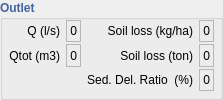
                  <widget class="QGroupBox" name="outletgroup">
                   <property name="palette">
                    <palette>
                     <active>
                      <colorrole role="WindowText">
                       <brush brushstyle="SolidPattern">
                        <color alpha="255">
                         <red>67</red>
                         <green>100</green>
                         <blue>160</blue>
                        </color>
                       </brush>
                      </colorrole>
                     </active>
                     <inactive>
                      <colorrole role="WindowText">
                       <brush brushstyle="SolidPattern">
                        <color alpha="255">
                         <red>67</red>
                         <green>100</green>
                         <blue>160</blue>
                        </color>
                       </brush>
                      </colorrole>
                     </inactive>
                     <disabled>
                      <colorrole role="WindowText">
                       <brush brushstyle="SolidPattern">
                        <color alpha="255">
                         <red>122</red>
                         <green>122</green>
                         <blue>122</blue>
                        </color>
                       </brush>
                      </colorrole>
                     </disabled>
                    </palette>
                   </property>
                   <property name="font">
                    <font>
                     <weight>75</weight>
                     <bold>true</bold>
                    </font>
                   </property>
                   <property name="title">
                    <string>Outlet</string>
                   </property>
                   <layout class="QGridLayout" name="gridLayout_14">
                    <property name="leftMargin">
                     <number>6</number>
                    </property>
                    <property name="topMargin">
                     <number>0</number>
                    </property>
                    <property name="rightMargin">
                     <number>6</number>
                    </property>
                    <property name="bottomMargin">
                     <number>6</number>
                    </property>
                    <property name="verticalSpacing">
                     <number>2</number>
                    </property>
                    <item row="0" column="0">
                     <widget class="QLabel" name="label_54">
                      <property name="palette">
                       <palette>
                        <active>
                         <colorrole role="WindowText">
                          <brush brushstyle="SolidPattern">
                           <color alpha="255">
                            <red>0</red>
                            <green>0</green>
                            <blue>0</blue>
                           </color>
                          </brush>
                         </colorrole>
                        </active>
                        <inactive>
                         <colorrole role="WindowText">
                          <brush brushstyle="SolidPattern">
                           <color alpha="255">
                            <red>0</red>
                            <green>0</green>
                            <blue>0</blue>
                           </color>
                          </brush>
                         </colorrole>
                        </inactive>
                        <disabled>
                         <colorrole role="WindowText">
                          <brush brushstyle="SolidPattern">
                           <color alpha="255">
                            <red>122</red>
                            <green>122</green>
                            <blue>122</blue>
                           </color>
                          </brush>
                         </colorrole>
                        </disabled>
                       </palette>
                      </property>
                      <property name="font">
                       <font>
                        <weight>50</weight>
                        <bold>false</bold>
                       </font>
                      </property>
                      <property name="text">
                       <string>Q (l/s)</string>
                      </property>
                      <property name="alignment">
                       <set>Qt::AlignRight|Qt::AlignTrailing|Qt::AlignVCenter</set>
                      </property>
                     </widget>
                    </item>
                    <item row="0" column="1">
                     <widget class="QLabel" name="label_discharge">
                      <property name="palette">
                       <palette>
                        <active>
                         <colorrole role="WindowText">
                          <brush brushstyle="SolidPattern">
                           <color alpha="255">
                            <red>0</red>
                            <green>0</green>
                            <blue>0</blue>
                           </color>
                          </brush>
                         </colorrole>
                        </active>
                        <inactive>
                         <colorrole role="WindowText">
                          <brush brushstyle="SolidPattern">
                           <color alpha="255">
                            <red>0</red>
                            <green>0</green>
                            <blue>0</blue>
                           </color>
                          </brush>
                         </colorrole>
                        </inactive>
                        <disabled>
                         <colorrole role="WindowText">
                          <brush brushstyle="SolidPattern">
                           <color alpha="255">
                            <red>122</red>
                            <green>122</green>
                            <blue>122</blue>
                           </color>
                          </brush>
                         </colorrole>
                        </disabled>
                       </palette>
                      </property>
                      <property name="font">
                       <font>
                        <weight>50</weight>
                        <bold>false</bold>
                       </font>
                      </property>
                      <property name="frameShape">
                       <enum>QFrame::StyledPanel</enum>
                      </property>
                      <property name="frameShadow">
                       <enum>QFrame::Plain</enum>
                      </property>
                      <property name="lineWidth">
                       <number>1</number>
                      </property>
                      <property name="text">
                       <string>0</string>
                      </property>
                      <property name="alignment">
                       <set>Qt::AlignRight|Qt::AlignTrailing|Qt::AlignVCenter</set>
                      </property>
                     </widget>
                    </item>
                    <item row="0" column="4">
                     <widget class="QLabel" name="label_soillosskgha">
                      <property name="palette">
                       <palette>
                        <active>
                         <colorrole role="WindowText">
                          <brush brushstyle="SolidPattern">
                           <color alpha="255">
                            <red>0</red>
                            <green>0</green>
                            <blue>0</blue>
                           </color>
                          </brush>
                         </colorrole>
                        </active>
                        <inactive>
                         <colorrole role="WindowText">
                          <brush brushstyle="SolidPattern">
                           <color alpha="255">
                            <red>0</red>
                            <green>0</green>
                            <blue>0</blue>
                           </color>
                          </brush>
                         </colorrole>
                        </inactive>
                        <disabled>
                         <colorrole role="WindowText">
                          <brush brushstyle="SolidPattern">
                           <color alpha="255">
                            <red>122</red>
                            <green>122</green>
                            <blue>122</blue>
                           </color>
                          </brush>
                         </colorrole>
                        </disabled>
                       </palette>
                      </property>
                      <property name="font">
                       <font>
                        <weight>50</weight>
                        <bold>false</bold>
                       </font>
                      </property>
                      <property name="frameShape">
                       <enum>QFrame::StyledPanel</enum>
                      </property>
                      <property name="frameShadow">
                       <enum>QFrame::Plain</enum>
                      </property>
                      <property name="lineWidth">
                       <number>1</number>
                      </property>
                      <property name="text">
                       <string>0</string>
                      </property>
                      <property name="alignment">
                       <set>Qt::AlignRight|Qt::AlignTrailing|Qt::AlignVCenter</set>
                      </property>
                     </widget>
                    </item>
                    <item row="2" column="0">
                     <widget class="QLabel" name="label_26">
                      <property name="sizePolicy">
                       <sizepolicy hsizetype="Preferred" vsizetype="Preferred">
                        <horstretch>0</horstretch>
                        <verstretch>0</verstretch>
                       </sizepolicy>
                      </property>
                      <property name="palette">
                       <palette>
                        <active>
                         <colorrole role="WindowText">
                          <brush brushstyle="SolidPattern">
                           <color alpha="255">
                            <red>0</red>
                            <green>0</green>
                            <blue>0</blue>
                           </color>
                          </brush>
                         </colorrole>
                        </active>
                        <inactive>
                         <colorrole role="WindowText">
                          <brush brushstyle="SolidPattern">
                           <color alpha="255">
                            <red>0</red>
                            <green>0</green>
                            <blue>0</blue>
                           </color>
                          </brush>
                         </colorrole>
                        </inactive>
                        <disabled>
                         <colorrole role="WindowText">
                          <brush brushstyle="SolidPattern">
                           <color alpha="255">
                            <red>122</red>
                            <green>122</green>
                            <blue>122</blue>
                           </color>
                          </brush>
                         </colorrole>
                        </disabled>
                       </palette>
                      </property>
                      <property name="font">
                       <font>
                        <weight>50</weight>
                        <bold>false</bold>
                       </font>
                      </property>
                      <property name="text">
                       <string>Qtot (m3)</string>
                      </property>
                      <property name="alignment">
                       <set>Qt::AlignRight|Qt::AlignTrailing|Qt::AlignVCenter</set>
                      </property>
                     </widget>
                    </item>
                    <item row="2" column="4">
                     <widget class="QLabel" name="label_soilloss">
                      <property name="palette">
                       <palette>
                        <active>
                         <colorrole role="WindowText">
                          <brush brushstyle="SolidPattern">
                           <color alpha="255">
                            <red>0</red>
                            <green>0</green>
                            <blue>0</blue>
                           </color>
                          </brush>
                         </colorrole>
                        </active>
                        <inactive>
                         <colorrole role="WindowText">
                          <brush brushstyle="SolidPattern">
                           <color alpha="255">
                            <red>0</red>
                            <green>0</green>
                            <blue>0</blue>
                           </color>
                          </brush>
                         </colorrole>
                        </inactive>
                        <disabled>
                         <colorrole role="WindowText">
                          <brush brushstyle="SolidPattern">
                           <color alpha="255">
                            <red>122</red>
                            <green>122</green>
                            <blue>122</blue>
                           </color>
                          </brush>
                         </colorrole>
                        </disabled>
                       </palette>
                      </property>
                      <property name="font">
                       <font>
                        <weight>50</weight>
                        <bold>false</bold>
                       </font>
                      </property>
                      <property name="frameShape">
                       <enum>QFrame::StyledPanel</enum>
                      </property>
                      <property name="frameShadow">
                       <enum>QFrame::Plain</enum>
                      </property>
                      <property name="lineWidth">
                       <number>1</number>
                      </property>
                      <property name="text">
                       <string>0</string>
                      </property>
                      <property name="alignment">
                       <set>Qt::AlignRight|Qt::AlignTrailing|Qt::AlignVCenter</set>
                      </property>
                     </widget>
                    </item>
                    <item row="4" column="4">
                     <widget class="QLabel" name="label_SDR">
                      <property name="palette">
                       <palette>
                        <active>
                         <colorrole role="WindowText">
                          <brush brushstyle="SolidPattern">
                           <color alpha="255">
                            <red>0</red>
                            <green>0</green>
                            <blue>0</blue>
                           </color>
                          </brush>
                         </colorrole>
                        </active>
                        <inactive>
                         <colorrole role="WindowText">
                          <brush brushstyle="SolidPattern">
                           <color alpha="255">
                            <red>0</red>
                            <green>0</green>
                            <blue>0</blue>
                           </color>
                          </brush>
                         </colorrole>
                        </inactive>
                        <disabled>
                         <colorrole role="WindowText">
                          <brush brushstyle="SolidPattern">
                           <color alpha="255">
                            <red>122</red>
                            <green>122</green>
                            <blue>122</blue>
                           </color>
                          </brush>
                         </colorrole>
                        </disabled>
                       </palette>
                      </property>
                      <property name="font">
                       <font>
                        <weight>50</weight>
                        <bold>false</bold>
                       </font>
                      </property>
                      <property name="frameShape">
                       <enum>QFrame::StyledPanel</enum>
                      </property>
                      <property name="frameShadow">
                       <enum>QFrame::Plain</enum>
                      </property>
                      <property name="lineWidth">
                       <number>1</number>
                      </property>
                      <property name="text">
                       <string>0</string>
                      </property>
                      <property name="alignment">
                       <set>Qt::AlignRight|Qt::AlignTrailing|Qt::AlignVCenter</set>
                      </property>
                     </widget>
                    </item>
                    <item row="2" column="1">
                     <widget class="QLabel" name="label_qtotm3">
                      <property name="sizePolicy">
                       <sizepolicy hsizetype="Preferred" vsizetype="Preferred">
                        <horstretch>0</horstretch>
                        <verstretch>0</verstretch>
                       </sizepolicy>
                      </property>
                      <property name="minimumSize">
                       <size>
                        <width>0</width>
                        <height>15</height>
                       </size>
                      </property>
                      <property name="palette">
                       <palette>
                        <active>
                         <colorrole role="WindowText">
                          <brush brushstyle="SolidPattern">
                           <color alpha="255">
                            <red>0</red>
                            <green>0</green>
                            <blue>0</blue>
                           </color>
                          </brush>
                         </colorrole>
                        </active>
                        <inactive>
                         <colorrole role="WindowText">
                          <brush brushstyle="SolidPattern">
                           <color alpha="255">
                            <red>0</red>
                            <green>0</green>
                            <blue>0</blue>
                           </color>
                          </brush>
                         </colorrole>
                        </inactive>
                        <disabled>
                         <colorrole role="WindowText">
                          <brush brushstyle="SolidPattern">
                           <color alpha="255">
                            <red>122</red>
                            <green>122</green>
                            <blue>122</blue>
                           </color>
                          </brush>
                         </colorrole>
                        </disabled>
                       </palette>
                      </property>
                      <property name="font">
                       <font>
                        <weight>50</weight>
                        <bold>false</bold>
                       </font>
                      </property>
                      <property name="frameShape">
                       <enum>QFrame::StyledPanel</enum>
                      </property>
                      <property name="frameShadow">
                       <enum>QFrame::Plain</enum>
                      </property>
                      <property name="lineWidth">
                       <number>1</number>
                      </property>
                      <property name="text">
                       <string>0</string>
                      </property>
                      <property name="alignment">
                       <set>Qt::AlignRight|Qt::AlignTrailing|Qt::AlignVCenter</set>
                      </property>
                     </widget>
                    </item>
                    <item row="0" column="3">
                     <widget class="QLabel" name="label_31">
                      <property name="palette">
                       <palette>
                        <active>
                         <colorrole role="WindowText">
                          <brush brushstyle="SolidPattern">
                           <color alpha="255">
                            <red>0</red>
                            <green>0</green>
                            <blue>0</blue>
                           </color>
                          </brush>
                         </colorrole>
                        </active>
                        <inactive>
                         <colorrole role="WindowText">
                          <brush brushstyle="SolidPattern">
                           <color alpha="255">
                            <red>0</red>
                            <green>0</green>
                            <blue>0</blue>
                           </color>
                          </brush>
                         </colorrole>
                        </inactive>
                        <disabled>
                         <colorrole role="WindowText">
                          <brush brushstyle="SolidPattern">
                           <color alpha="255">
                            <red>122</red>
                            <green>122</green>
                            <blue>122</blue>
                           </color>
                          </brush>
                         </colorrole>
                        </disabled>
                       </palette>
                      </property>
                      <property name="font">
                       <font>
                        <weight>50</weight>
                        <bold>false</bold>
                       </font>
                      </property>
                      <property name="text">
                       <string>Soil loss (kg/ha)</string>
                      </property>
                      <property name="alignment">
                       <set>Qt::AlignRight|Qt::AlignTrailing|Qt::AlignVCenter</set>
                      </property>
                     </widget>
                    </item>
                    <item row="2" column="3">
                     <widget class="QLabel" name="label_28">
                      <property name="sizePolicy">
                       <sizepolicy hsizetype="Preferred" vsizetype="Preferred">
                        <horstretch>0</horstretch>
                        <verstretch>0</verstretch>
                       </sizepolicy>
                      </property>
                      <property name="palette">
                       <palette>
                        <active>
                         <colorrole role="WindowText">
                          <brush brushstyle="SolidPattern">
                           <color alpha="255">
                            <red>0</red>
                            <green>0</green>
                            <blue>0</blue>
                           </color>
                          </brush>
                         </colorrole>
                        </active>
                        <inactive>
                         <colorrole role="WindowText">
                          <brush brushstyle="SolidPattern">
                           <color alpha="255">
                            <red>0</red>
                            <green>0</green>
                            <blue>0</blue>
                           </color>
                          </brush>
                         </colorrole>
                        </inactive>
                        <disabled>
                         <colorrole role="WindowText">
                          <brush brushstyle="SolidPattern">
                           <color alpha="255">
                            <red>122</red>
                            <green>122</green>
                            <blue>122</blue>
                           </color>
                          </brush>
                         </colorrole>
                        </disabled>
                       </palette>
                      </property>
                      <property name="font">
                       <font>
                        <weight>50</weight>
                        <bold>false</bold>
                       </font>
                      </property>
                      <property name="text">
                       <string>Soil loss (ton)</string>
                      </property>
                      <property name="alignment">
                       <set>Qt::AlignRight|Qt::AlignTrailing|Qt::AlignVCenter</set>
                      </property>
                     </widget>
                    </item>
                    <item row="4" column="3">
                     <widget class="QLabel" name="label_60">
                      <property name="sizePolicy">
                       <sizepolicy hsizetype="Preferred" vsizetype="Preferred">
                        <horstretch>0</horstretch>
                        <verstretch>0</verstretch>
                       </sizepolicy>
                      </property>
                      <property name="palette">
                       <palette>
                        <active>
                         <colorrole role="WindowText">
                          <brush brushstyle="SolidPattern">
                           <color alpha="255">
                            <red>0</red>
                            <green>0</green>
                            <blue>0</blue>
                           </color>
                          </brush>
                         </colorrole>
                        </active>
                        <inactive>
                         <colorrole role="WindowText">
                          <brush brushstyle="SolidPattern">
                           <color alpha="255">
                            <red>0</red>
                            <green>0</green>
                            <blue>0</blue>
                           </color>
                          </brush>
                         </colorrole>
                        </inactive>
                        <disabled>
                         <colorrole role="WindowText">
                          <brush brushstyle="SolidPattern">
                           <color alpha="255">
                            <red>122</red>
                            <green>122</green>
                            <blue>122</blue>
                           </color>
                          </brush>
                         </colorrole>
                        </disabled>
                       </palette>
                      </property>
                      <property name="font">
                       <font>
                        <weight>50</weight>
                        <bold>false</bold>
                       </font>
                      </property>
                      <property name="text">
                       <string>Sed. Del. Ratio  (%)</string>
                      </property>
                      <property name="alignment">
                       <set>Qt::AlignRight|Qt::AlignTrailing|Qt::AlignVCenter</set>
                      </property>
                     </widget>
                    </item>
                   </layout>
                  </widget>
